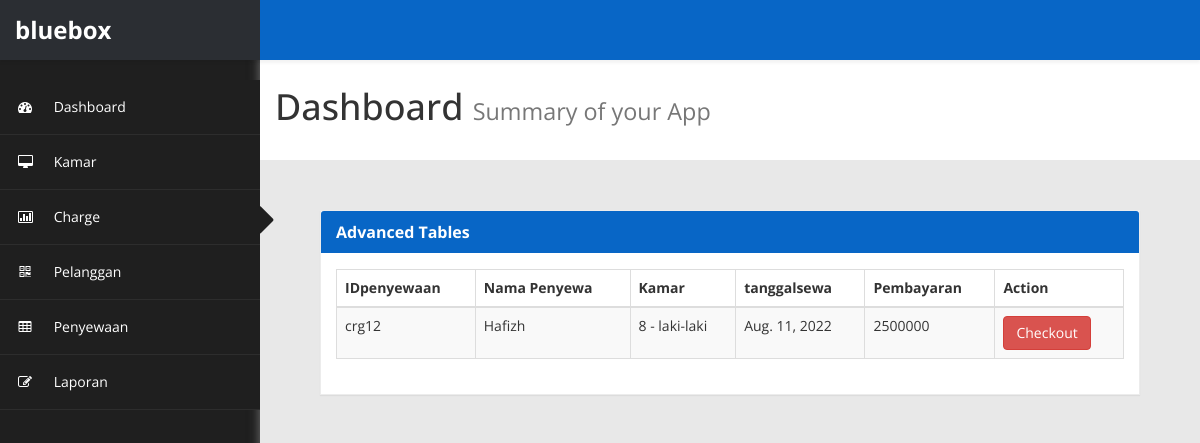
The app's page /cek, older data.
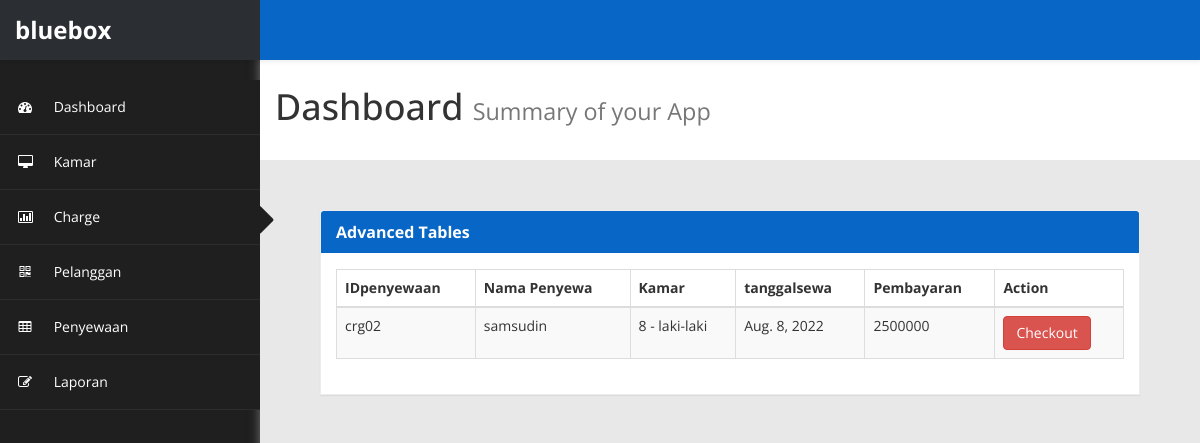
The same page, newer data.
### app/models.py (models this page shows, shortened)
class penyewaan(models.Model):
    idpenyewaan = models.CharField(primary_key=True, max_length=5)
    idpelanggan = models.ForeignKey(pelanggan,on_delete=models.CASCADE)
    idkamar = models.ForeignKey(kamar,on_delete=models.CASCADE)
    tanggalsewa = models.DateField()
    hargasewa = models.IntegerField()

class pelanggan(models.Model):
    idpelanggan = models.CharField(max_length=5, primary_key=True)
    nama = models.CharField(max_length=50)
    jeniskelamin = models.CharField(max_length=10)
    tanggallahir = models.DateField()
    nohp = models.IntegerField()
    def __str__(self):
        return self.nama

class kamar (models.Model):
    idkamar = models.CharField(max_length=5, primary_key=True)
    nokamar = models.IntegerField()
    jenis = models.CharField(max_length=15, default='laki-laki')
    status = models.BooleanField(default=False)
    def __str__(self):
        return str(self.nokamar) + ' - ' + str(self.jenis)

### app/views.py (the view)
# urls.py: path('cek',views.cek,name='cek'),
def cek(request):
    activeobj = models.kamar.objects.filter(status = "True")
    data=[]
    for item in activeobj:
        selected = models.penyewaan.objects.filter(idkamar = item ).last()
        if selected:
            data.append(selected)
        else:
            continue
    return render(request,'cek.html',{
        'objek' : data
    })

### app/templates/cek.html (shortened to what the changed rows need)
{%load static%}
<!DOCTYPE html>
<html xmlns="http://www.w3.org/1999/xhtml">
<head>
    <link href="{% static 'assets/css/bootstrap.css'%}" rel="stylesheet" />
    <link href="{% static 'assets/css/font-awesome.css'%}" rel="stylesheet" />
    <link href="{% static 'assets/js/morris/morris-0.4.3.min.css'%}" rel="stylesheet" />
    <link href="{% static 'assets/css/custom-styles.css'%}" rel="stylesheet" />
    <link rel="stylesheet" href="{% static 'assets/js/Lightweight-Chart/cssCharts.css'%}">
</head>
<body>
    <div id="wrapper">
		<div id="page-wrapper">
		  <div class="header">
                        <h1 class="page-header">
                            Dashboard <small>Summary of your App</small>
                        </h1>
		</div>
            <div id="page-inner">
                <div id="page-inner">
                    <div class="row">
                        <div class="col-md-12">
                            <div class="panel panel-default">
                                <div class="panel-body">
                                    <div class="table-responsive">
                                        {% if objek.0.idpenyewaan %}
                                        <table class="table table-striped table-bordered table-hover" id="dataTables-example">
                                            <thead>
                                                <tr>
                                                    <th>IDpenyewaan</th>
                                                    <th>Nama Penyewa</th>
                                                    <th>Kamar</th>
                                                    <th>tanggalsewa</th>
                                                    <th>Pembayaran</th>
                                                    <th>Action</th>
                                                </tr>
                                            </thead>
                                            <tbody>
                                                {% for item in objek %}
                                                <tr class="odd gradeX">
                                                    <td>{{item.idpenyewaan}}</td>
                                                    <td>{{item.idpelanggan}}</td>
                                                    <td>{{item.idkamar}}</td>
                                                    <td>{{item.tanggalsewa}}</td>
                                                    <td>{{item.hargasewa}}</td>
                                                    <td>
                                                            <a href="{% url 'checkout' item.idpenyewaan %}">
                                                                <button class="btn btn-danger" type="button" >
                                                                    Checkout
                                                                </button>
                                                            </a>
                                                    </td>
                                                </tr>
                                                {% endfor %}
                                            </tbody>
                                        </table>
                                        {% else %}
                                        <h1>Tidak ada data</h1>
                                        {% endif %}
                                    </div>
                                </div>
                            </div>
                        </div>
                    </div>
            </div>
        </div>
    </div>
</body>
</html>

Row changes from the older to the newer data that the page shows:
removed penyewaan: idpenyewaan "crg12", idpelanggan "Hafizh", idkamar "8 - laki-laki", tanggalsewa "Aug. 11, 2022", hargasewa "2500000"
now on this page (row unchanged): penyewaan: idpenyewaan "crg02", idpelanggan "samsudin", idkamar "8 - laki-laki", tanggalsewa "Aug. 8, 2022", hargasewa "2500000"
